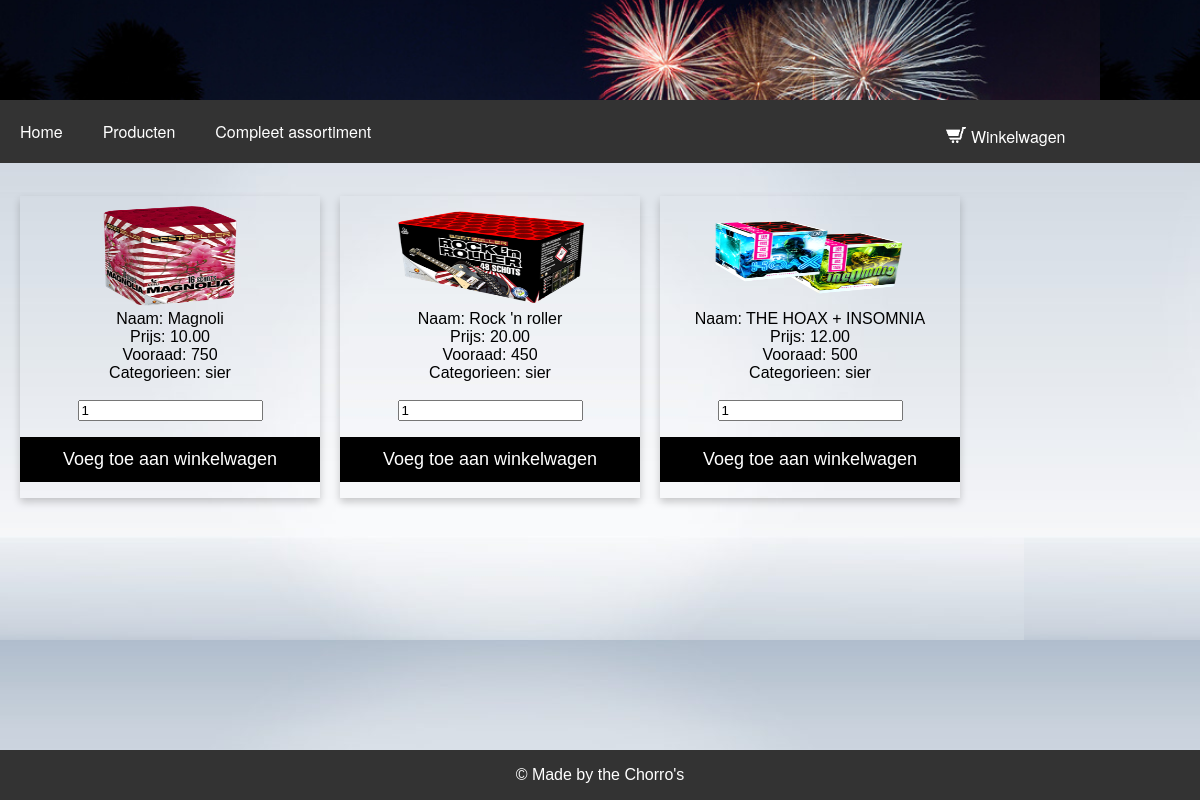
/Jeffrey/siervuurwerk.php, run on the app's committed database.
### tables this page shows
CREATE TABLE `product` (
  `naam` varchar(50) NOT NULL,
  `prijs` double(5,2) NOT NULL,
  `vooraad` int(11) NOT NULL,
  `categorieen` varchar(50) NOT NULL,
  `url_afbeelding` varchar(100) NOT NULL
);

### Jeffrey/selectsier.php (the view, shortened to what this page needs)
<?php
$servername = "localhost";
$username = "root";
$password = "";
$dbname = "vuurwerk_opdracht";
try{
	$conn = new PDO("mysql:host=$servername;dbname=$dbname", $username, $password);
	$conn->setAttribute(PDO::ATTR_ERRMODE, PDO::ERRMODE_EXCEPTION);
}catch(PDOException $e){
	echo("Connection failed: " . $e->connect_error);
}
$sql = "SELECT * FROM product WHERE categorieen='sier'";
$result = $conn->query($sql);
$result = $result->fetchall(PDO::FETCH_ASSOC);
if ($result > 0) {
	for($i=0;$i<count($result);$i++){
		$row = $result[$i];
		echo '<div class="card">';
		echo "<img src=".$row['url_afbeelding'] . " width=200px height=100px>";
		echo "<br>";
		echo "Naam: " .   $row['naam'] . "<br>";
		echo "Prijs: " .   $row['prijs'] . "<br>";
		echo "Vooraad: " .   $row['vooraad'] . "<br>";
		echo "Categorieen: " .   $row['categorieen'] . "<br>";
		echo "<br>";
		echo "<input type=text name=hoeveel value=1>";
		echo "<p><button>Voeg toe aan winkelwagen</button></p>";
		echo "</div>";
	}
} else {
    echo "0 results";
}
?>

### Jeffrey/css/style.css (style rules this page uses)
body { background-image: url("../images/achtergrond.png"); height:100%; position: relative; margin: 0; padding-bottom: 6rem; min-height: 100%; font-family: "Helvetica Neue", Arial, sans-serif; }
.card { box-shadow: 0 4px 8px 0 rgba(0, 0, 0, 0.2); margin: auto; text-align: center; font-family: arial; margin-left: 20px; margin-top: 10px; width: 300px; float: left; }
.card button { border: none; outline: 0; padding: 12px; color: white; background-color: #000; text-align: center; cursor: pointer; width: 100%; font-size: 18px; }
.card img { margin-top: 10px; }

### data on the page
product: url_afbeelding (picture), naam "Magnoli", prijs "10.00", vooraad "750", categorieen "sier"
product: url_afbeelding (picture), naam "Rock 'n roller", prijs "20.00", vooraad "450", categorieen "sier"
product: url_afbeelding (picture), naam "THE HOAX + INSOMNIA", prijs "12.00", vooraad "500", categorieen "sier"
